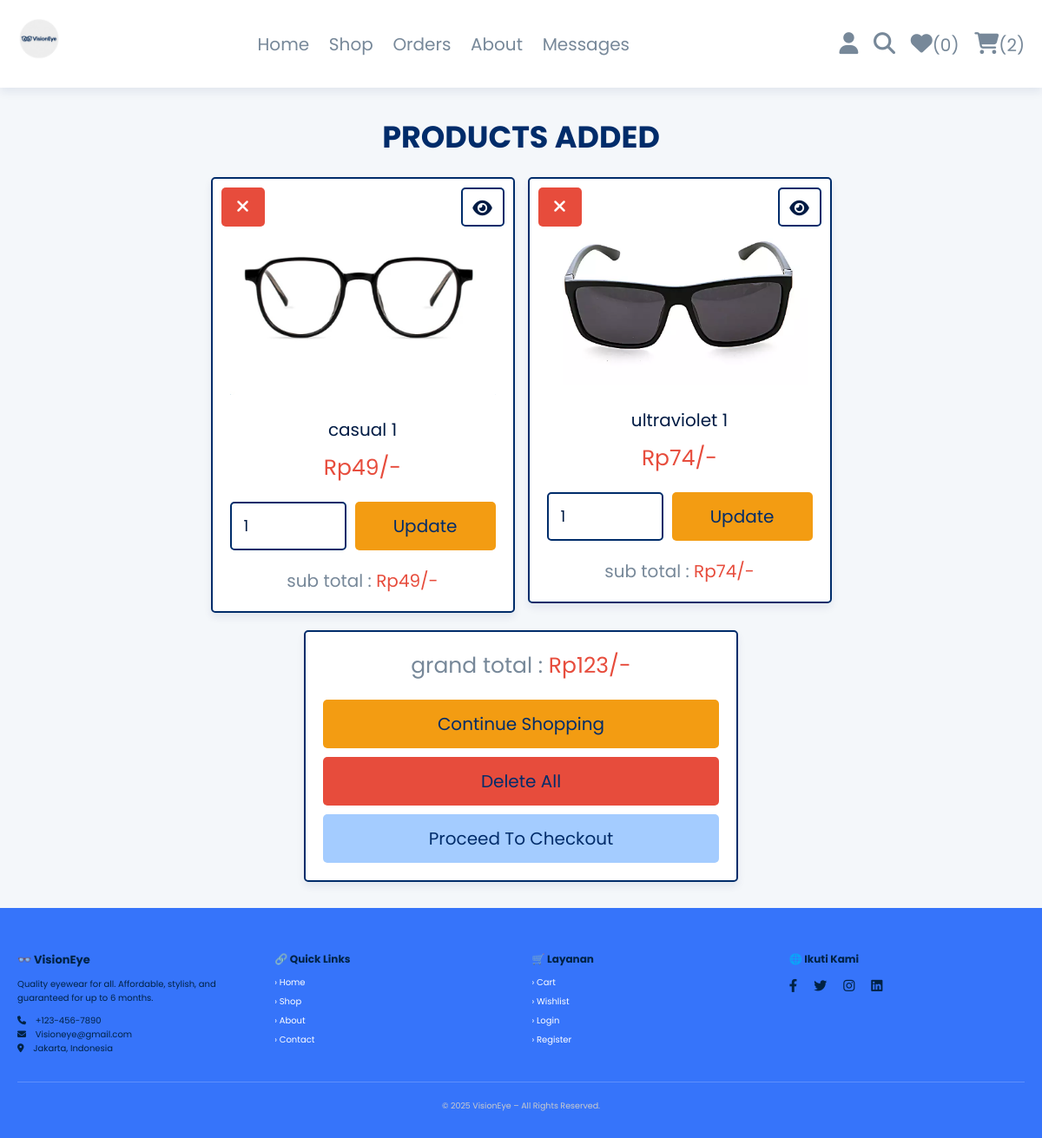
Screenshot of /cart.php (signed in) with the database file from the repository.
### tables this page shows
CREATE TABLE `cart` (
  `id` int(100) NOT NULL,
  `user_id` int(100) NOT NULL,
  `pid` int(100) NOT NULL,
  `name` varchar(100) NOT NULL,
  `price` int(100) NOT NULL,
  `quantity` int(100) NOT NULL,
  `image` varchar(100) NOT NULL
);

### cart.php (the view, shortened to what this page needs)
<?php
@include 'config.php';
$user_id = $_SESSION['user_id'];
?>
<!DOCTYPE html>
<html lang="en">
<head>
   <link rel="stylesheet" href="https://cdnjs.cloudflare.com/ajax/libs/font-awesome/6.1.1/css/all.min.css">
   <link rel="stylesheet" href="css/style.css">
</head>
<body>
<?php include 'header.php'; ?>
<section class="shopping-cart">
   <h1 class="title">products added</h1>
   <div class="box-container">
   <?php
      $grand_total = 0;
      $select_cart = $conn->prepare("SELECT * FROM `cart` WHERE user_id = ?");
      $select_cart->execute([$user_id]);
      if($select_cart->rowCount() > 0){
         while($fetch_cart = $select_cart->fetch(PDO::FETCH_ASSOC)){
   ?>
   <form action="" method="POST" class="box">
      <a href="cart.php?delete=<?= $fetch_cart['id']; ?>" class="fas fa-times" onclick="return confirm('delete this from cart?');"></a>
      <a href="view_page.php?pid=<?= $fetch_cart['pid']; ?>" class="fas fa-eye"></a>
      <img src="uploaded_img/<?= $fetch_cart['image']; ?>" alt="">
      <div class="name"><?= $fetch_cart['name']; ?></div>
      <div class="price">Rp<?= $fetch_cart['price']; ?>/-</div>
      <div class="flex-btn">
         <input type="number" min="1" value="<?= $fetch_cart['quantity']; ?>" class="qty" name="p_qty">
         <input type="submit" value="update" name="update_qty" class="option-btn">
      </div>
      <div class="sub-total"> sub total : <span>Rp<?= $sub_total = ($fetch_cart['price'] * $fetch_cart['quantity']); ?>/-</span> </div>
   </form>
   <?php
      $grand_total += $sub_total;
      }
   }else{
      echo '<p class="empty">your cart is empty</p>';
   }
   ?>
   </div>
   <div class="cart-total">
      <p>grand total : <span>Rp<?= $grand_total; ?>/-</span></p>
      <a href="shop.php" class="option-btn">continue shopping</a>
      <a href="cart.php?delete_all" class="delete-btn <?= ($grand_total > 1)?'':'disabled'; ?>">delete all</a>
      <a href="checkout.php" class="btn <?= ($grand_total > 1)?'':'disabled'; ?>">proceed to checkout</a>
   </div>
</section>
<?php include 'footer.php'; ?>
</body>
</html>

### css/style.css (style rules this page uses)
.shopping-cart .box-container { display: grid; grid-template-columns: repeat(auto-fit, 35rem); gap:1.5rem; justify-content: center; align-items: flex-start; }
.shopping-cart .box-container .box { padding:2rem; text-align: center; border:var(--border); background-color: var(--white); box-shadow: var(--box-shadow); border-radius: .5rem; position: relative; }
.shopping-cart .box-container .box .price { padding:1rem 0; color:var(--red); font-size: 2.5rem; }
.shopping-cart .box-container .box .fa-eye { position: absolute; top:1rem; right:1rem; border-radius: .5rem; height: 4.5rem; line-height: 4.3rem; width: 5rem; border:var(--border); color:var(--black); font-size: 2rem; background-color: var(--white); }
.shopping-cart .box-container .box .fa-times { position: absolute; top:1rem; left:1rem; border-radius: .5rem; height: 4.5rem; line-height: 4.3rem; width: 5rem; color:var(--white); font-size: 2rem; background-color: var(--red); }
.shopping-cart .box-container .box img { width: 100%; margin-bottom: 1rem; }
.shopping-cart .box-container .box .name { font-size: 2rem; color:var(--black); padding-top: 1rem; }
.shopping-cart .box-container .box .qty { margin-top: 1rem; border-radius: .5rem; padding:1.2rem 1.4rem; font-size: 1.8rem; color:var(--black); border:var(--border); width: 100%; }
.shopping-cart .box-container .sub-total { margin-top: 2rem; font-size: 2rem; color:var(--light-color); }
.shopping-cart .box-container .sub-total span { color:var(--red); }
.shopping-cart .cart-total { max-width: 50rem; margin: 0 auto; margin-top: 2rem; padding:2rem; text-align: center; border:var(--border); background-color: var(--white); box-shadow: var(--box-shadow); border-radius: .5rem; }
.shopping-cart .cart-total p { margin-bottom: 2rem; font-size: 2.5rem; color:var(--light-color); }
.shopping-cart .cart-total p span { color:var(--red); }

### css/components.css (style rules this page uses)
:root { --blue-primary: #002C6A; --blue-light: #007BFF; --blue-accent: #A4CCFF; --white: #FFFFFF; --light-gray: #F4F7FA; --black: #001B44; --text-color: #002244; --highlight: #00B4D8; --orange: #f39c12; --red: #e74c3c; --light-color: #778899; --light-bg: #F8FAFC; --border: 0.2rem solid var(--blue-primary); --box-shadow: 0 0.5rem 1rem rgba(0, 44, 106, 0.08); }
* { font-family: 'Poppins', sans-serif; margin: 0; padding: 0; box-sizing: border-box; outline: none; border: none; text-decoration: none; color: var(--text-color); }
body { background-color: var(--light-gray); }
html { font-size: 62.5%; overflow-x: hidden; scroll-behavior: smooth; scroll-padding-top: 6.5rem; }
section { padding:3rem 2rem; max-width: 1200px; margin:0 auto; }
.btn, .delete-btn, .option-btn { display: block; width: 100%; margin-top: 1rem; border-radius: .5rem; color:var(--blue-primary); font-size: 2rem; padding:1.3rem 3rem; text-transform: capitalize; cursor: pointer; text-align: center; }
.btn { background-color: var(--blue-accent); }
.delete-btn { background-color: var(--red); }
.option-btn { background-color: var(--orange); }
.flex-btn { display: flex; flex-wrap: wrap; gap:1rem; }
.flex-btn > * { flex:1; }
.title { text-align: center; margin-bottom: 2rem; text-transform: uppercase; color: var(--blue-primary); font-size: 3.5rem; font-weight: 700; }

### rows the page displays
cart: image (picture), name "casual 1", price "49", p_qty "1"
cart: image (picture), name "ultraviolet 1", price "74", p_qty "1"

### other values shown
$count_wishlist_items->rowCount() "0"
$count_cart_items->rowCount() "2"
$grand_total "123"
